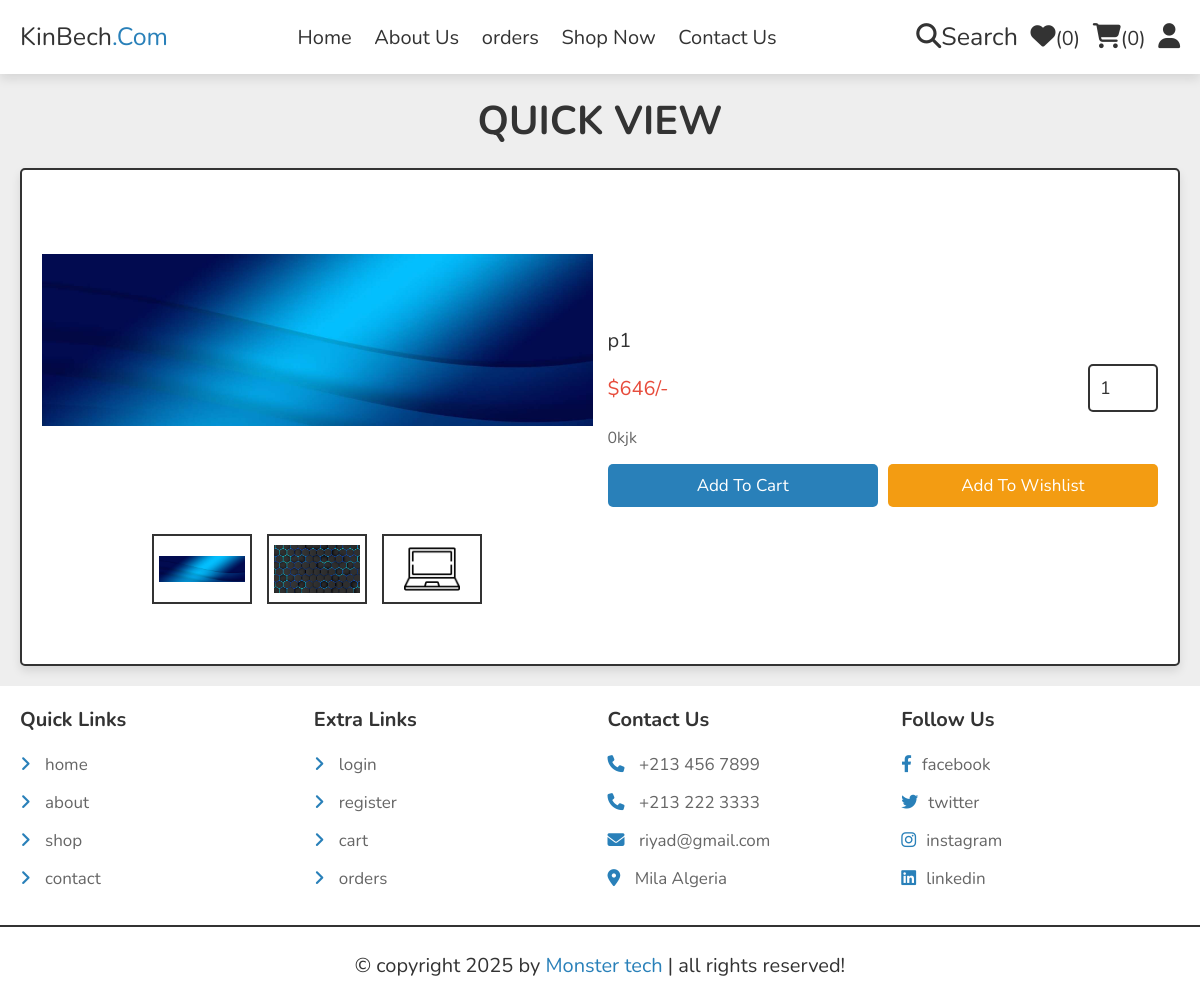
The page /quick_view.php?pid=1 on the database its author committed.
### tables this page shows
CREATE TABLE `produit` (
  `code_p` int(100) NOT NULL,
  `name` varchar(100) NOT NULL,
  `description` varchar(500) NOT NULL,
  `prix_u` int(10) NOT NULL,
  `image_01` varchar(100) NOT NULL,
  `image_02` varchar(100) NOT NULL,
  `image_03` varchar(100) NOT NULL,
  `type` varchar(20) NOT NULL,
  `quantite` int(20) NOT NULL,
  `marque` varchar(20) NOT NULL,
  `id_magasin` int(20) NOT NULL
);

### quick_view.php (the view, shortened to what this page needs)
<?php
include 'components/connect.php';
?>
<!DOCTYPE html>
<html lang="en">
<head>
   <link rel="stylesheet" href="https://cdnjs.cloudflare.com/ajax/libs/font-awesome/6.1.1/css/all.min.css">
   <link rel="stylesheet" href="css/style.css">
</head>
<body>
<?php include 'components/user_header.php'; ?>
<section class="quick-view">
   <h1 class="heading">quick view</h1>
   <?php
     $pid = $_GET['pid'];
     $select_products = $conn->prepare("SELECT * FROM `produit` WHERE code_p = ?");
     $select_products->execute([$pid]);
     if($select_products->rowCount() > 0){
      while($fetch_product = $select_products->fetch(PDO::FETCH_ASSOC)){
   ?>
   <form action="" method="post" class="box">
      <div class="row">
         <div class="image-container">
            <div class="main-image">
               <img src="uploaded_img/<?= $fetch_product['image_01']; ?>" alt="">
            </div>
            <div class="sub-image">
               <img src="uploaded_img/<?= $fetch_product['image_01']; ?>" alt="">
               <img src="uploaded_img/<?= $fetch_product['image_02']; ?>" alt="">
               <img src="uploaded_img/<?= $fetch_product['image_03']; ?>" alt="">
            </div>
         </div>
         <div class="content">
            <div class="name"><?= $fetch_product['name']; ?></div>
            <div class="flex">
               <div class="price"><span>$</span><?= $fetch_product['prix_u']; ?><span>/-</span></div>
               <input type="number" name="qty" class="qty" min="1" max="99" onkeypress="if(this.value.length == 2) return false;" value="1">
            </div>
            <div class="details"><?= $fetch_product['description']; ?></div>
            <div class="flex-btn">
               <input type="submit" value="add to cart" class="btn" name="add_to_cart">
               <input class="option-btn" type="submit" name="add_to_wishlist" value="add to wishlist">
            </div>
         </div>
      </div>
   </form>
   <?php
      }
   }else{
      echo '<p class="empty">no products added yet!</p>';
   }
   ?>
</section>
<?php include 'components/footer.php'; ?>
</body>
</html>

### components/user_header.php (shortened to what this page needs)
<header class="header">
   <section class="flex">
      <a href="home.php" class="logo">KinBech<span>.Com</span></a>
      <nav class="navbar">
         <a href="home.php">Home</a>
         <a href="about.php">About Us</a>
         <a href="orders.php">orders</a>
         <a href="shop.php">Shop Now</a>
         <a href="contact.php">Contact Us</a>
      </nav>
      <div class="icons">
         <?php
            $count_wishlist_items = $conn->prepare("SELECT * FROM `wishlist` WHERE ID_client = ?");
            $count_wishlist_items->execute([$ID_client]);
            $total_wishlist_counts = $count_wishlist_items->rowCount();
            $select_cart = $conn->prepare("SELECT * FROM `panier` WHERE id_compte = ?");
$select_cart->execute([$ID_client]);
$fetch_cart = $select_cart->fetch(PDO::FETCH_ASSOC);
if ($fetch_cart) {
    $id_pannier = $fetch_cart['id_pannier'];
    $count_cart_items = $conn->prepare("SELECT * FROM `ligne_panier` WHERE id_panier = ?");
    $count_cart_items->execute([$id_pannier]);
    $total_cart_counts = $count_cart_items->rowCount();
} else {
    $total_cart_counts = 0;
}
         ?>
         <a href="search_page.php"><i class="fas fa-search"></i>Search</a>
         <a href="wishlist.php"><i class="fas fa-heart"></i><span>(<?= $total_wishlist_counts; ?>)</span></a>
         <a href="cart.php"><i class="fas fa-shopping-cart"></i><span>(<?= $total_cart_counts; ?>)</span></a>
         <div id="user-btn" class="fas fa-user"></div>
      </div>
   </section>
</header>

### components/footer.php
<footer class="footer">
   <section class="grid">
      <div class="box">
         <h3>quick links</h3>
         <a href="home.php"> <i class="fas fa-angle-right"></i> home</a>
         <a href="about.php"> <i class="fas fa-angle-right"></i> about</a>
         <a href="shop.php"> <i class="fas fa-angle-right"></i> shop</a>
         <a href="contact.php"> <i class="fas fa-angle-right"></i> contact</a>
      </div>
      <div class="box">
         <h3>extra links</h3>
         <a href="user_login.php"> <i class="fas fa-angle-right"></i> login</a>
         <a href="user_register.php"> <i class="fas fa-angle-right"></i> register</a>
         <a href="cart.php"> <i class="fas fa-angle-right"></i> cart</a>
         <a href="orders.php"> <i class="fas fa-angle-right"></i> orders</a>
      </div>
      <div class="box">
         <h3>contact us</h3>
         <a href="tel:1234567890"><i class="fas fa-phone"></i> +213 456 7899</a>
         <a href="tel:11122233333"><i class="fas fa-phone"></i> +213 222 3333</a>
         <a href="mailto:shaikh@gmail.com"><i class="fas fa-envelope"></i> riyad@gmail.com</a>
         <a href="https://www.google.com/myplace"><i class="fas fa-map-marker-alt"></i> Mila Algeria </a>
      </div>
      <div class="box">
         <h3>follow us</h3>
         <a href="contact.php"><i class="fab fa-facebook-f"></i>facebook</a>
         <a href="#"><i class="fab fa-twitter"></i>twitter</a>
         <a href="#"><i class="fab fa-instagram"></i>instagram</a>
         <a href="#"><i class="fab fa-linkedin"></i>linkedin</a>
      </div>
   </section>
   <div class="credit">&copy; copyright  <?= date('Y'); ?> by <span>Monster tech</span> | all rights reserved!</div>
</footer>

### css/style.css (style rules this page uses)
:root { --main-color:#2980b9; --orange:#f39c12; --red:#e74c3c; --black:#333; --white:#fff; --light-color:#666; --light-bg:#eee; --border:.2rem solid var(--black); --box-shadow:0 .5rem 1rem rgba(0,0,0,.1); }
* { font-family: 'Nunito', sans-serif; margin:0; padding:0; box-sizing: border-box; outline: none; border:none; text-decoration: none; }
html { font-size: 62.5%; overflow-x: hidden; }
body { background-color: var(--light-bg); }
section { padding:2rem; max-width: 1200px; margin:0 auto; }
.heading { font-size: 4rem; color:var(--black); margin-bottom: 2rem; text-align: center; text-transform: uppercase; }
.btn, .delete-btn, .option-btn { display: block; width: 100%; margin-top: 1rem; border-radius: .5rem; padding:1rem 3rem; font-size: 1.7rem; text-transform: capitalize; color:var(--white); cursor: pointer; text-align: center; }
.btn { background-color: var(--main-color); }
.option-btn { background-color: var(--orange); }
.flex-btn { display: flex; gap:1rem; }
.header { position: sticky; top:0; left:0; right:0; background-color: var(--white); box-shadow: var(--box-shadow); z-index: 1000; }
.header .flex { display: flex; align-items: center; justify-content: space-between; position: relative; }
.header .flex .logo { font-size: 2.5rem; color:var(--black); }
.header .flex .logo span { color:var(--main-color); }
.header .flex .navbar a { margin:0 1rem; font-size: 2rem; color:var(--black); }
.header .flex .icons > * { margin-left: 1rem; font-size: 2.5rem; cursor: pointer; color:var(--black); }
.header .flex .icons a span { font-size: 2rem; }
.quick-view form { padding:2rem; border-radius: .5rem; border:var(--border); background-color: var(--white); box-shadow: var(--box-shadow); margin-top: 1rem; }
.quick-view form .row { display: flex; align-items: center; gap:1.5rem; flex-wrap: wrap; }
.quick-view form .row .image-container { margin-bottom: 2rem; flex:1 1 40rem; }
.quick-view form .row .image-container .main-image img { height: 30rem; width: 100%; object-fit: contain; }
.quick-view form .row .image-container .sub-image { display: flex; gap:1.5rem; justify-content: center; margin-top: 2rem; }
.quick-view form .row .image-container .sub-image img { height: 7rem; width: 10rem; object-fit: contain; padding:.5rem; border:var(--border); cursor: pointer; transition: .2s linear; }
.quick-view form img { width: 100%; height: 20rem; object-fit: contain; margin-bottom: 2rem; }
.quick-view form .row .content { flex:1 1 40rem; }
.quick-view form .row .content .name { font-size: 2rem; color:var(--black); }
.quick-view form .row .flex { display: flex; align-items: center; justify-content: space-between; gap:1rem; margin:1rem 0; }
.quick-view form .row .flex .qty { width: 7rem; padding:1rem; border:var(--border); font-size: 1.8rem; color:var(--black); border-radius: .5rem; }
.quick-view form .row .flex .price { font-size: 2rem; color:var(--red); }
.quick-view form .row .content .details { font-size: 1.6rem; color:var(--light-color); line-height: 2; }
.footer { background-color: var(--white); }
.footer .grid { display: grid; grid-template-columns: repeat(auto-fit, minmax(27rem, 1fr)); gap:1.5rem; align-items: flex-start; }
.footer .grid .box h3 { font-size: 2rem; color:var(--black); margin-bottom: 2rem; text-transform: capitalize; }
.footer .grid .box a { display: block; margin:1.5rem 0; font-size: 1.7rem; color:var(--light-color); }
.footer .grid .box a i { padding-right: 1rem; color:var(--main-color); transition: .2s linear; }
.footer .credit { text-align: center; padding: 2.5rem 2rem; border-top: var(--border); font-size: 2rem; color:var(--black); }
.footer .credit span { color:var(--main-color); }

### rows shown on the page
produit: image_01 (picture), image_02 (picture), image_03 (picture), name "p1", prix_u "646", description "0kjk"

### other values the page prints
$total_wishlist_counts "0"
$total_cart_counts "0"
